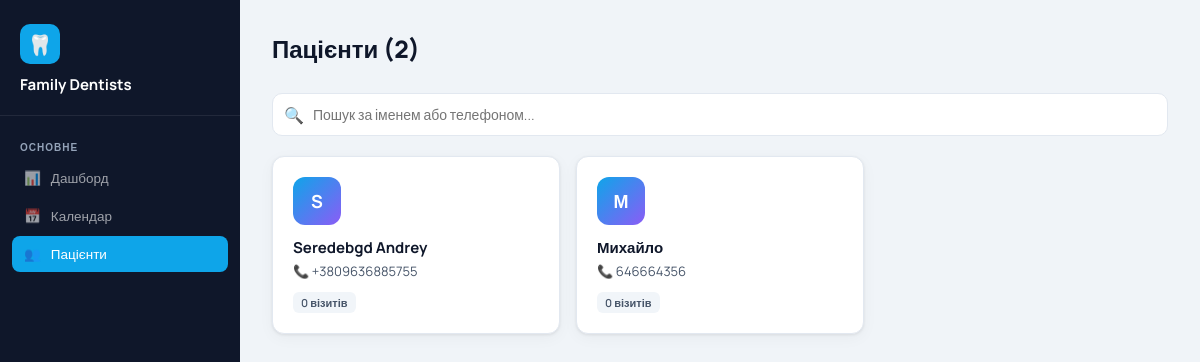
Screenshot of /patients (signed in) with the database file from the repository.
### tables this page shows
CREATE TABLE patients (
    id INTEGER PRIMARY KEY AUTOINCREMENT,
    telegram_id TEXT UNIQUE,
    full_name TEXT NOT NULL,
    phone TEXT,
    birthdate TEXT,
    notes TEXT,
    created_at TEXT DEFAULT (datetime('now', 'localtime'))
);

### web/app.py (the view)
@app.route("/patients")
@require_login
def patients():
    conn = get_db()
    patients = conn.execute("""
        SELECT p.*, COUNT(a.id) as visit_count,
               MAX(a.date) as last_visit
        FROM patients p
        LEFT JOIN appointments a ON p.id = a.patient_id AND a.status = 'done'
        GROUP BY p.id
        ORDER BY p.full_name
    """).fetchall()
    conn.close()
    return render_template("patients.html", patients=patients)

### web/app.py (called while the page is built)
def get_db():
    conn = sqlite3.connect(DB_PATH)
    conn.row_factory = sqlite3.Row
    return conn

def require_login(f):
    from functools import wraps
    @wraps(f)
    def decorated(*args, **kwargs):
        if not session.get("logged_in"):
            return redirect(url_for("login"))
        return f(*args, **kwargs)
    return decorated

### web/templates/patients.html (shortened to what this page needs)
<!DOCTYPE html>
<html lang="uk">
<head>
</head>
<body>
<aside class="sidebar">
  <div class="sidebar-logo">
    <div class="logo-icon">🦷</div>
    <div class="logo-name">Family Dentists</div>
  </div>
  <nav class="sidebar-nav">
    <div class="nav-section">Основне</div>
    <a href="/" class="nav-link"><span>📊</span> Дашборд</a>
    <a href="/calendar" class="nav-link"><span>📅</span> Календар</a>
    <a href="/patients" class="nav-link active"><span>👥</span> Пацієнти</a>
  </nav>
</aside>
<main class="main">
  <div class="topbar">
    <div class="page-title">Пацієнти ({{ patients|length }})</div>
  </div>
  <div class="search-bar">
    <span class="search-icon">🔍</span>
    <input type="text" class="search-input" id="search" placeholder="Пошук за іменем або телефоном..." oninput="filterPatients()">
  </div>
  <div class="patients-grid" id="grid">
    {% for p in patients %}
    <div class="patient-card" onclick="window.location='/patient/{{ p.id }}'">
      <div class="patient-avatar">{{ p.full_name[0] }}</div>
      <div class="patient-name">{{ p.full_name }}</div>
      <div class="patient-phone">{% if p.phone %}📞 {{ p.phone }}{% else %}Телефон не вказано{% endif %}</div>
      <div class="patient-meta">
        <span class="meta-badge">{{ p.visit_count }} візитів</span>
      </div>
    </div>
    {% endfor %}
  </div>
</main>
</body>
</html>

### web/templates/patients.html (style rules this page uses)
*, *::before, *::after { box-sizing: border-box; margin: 0; padding: 0; }
:root { --bg: #f0f4f8; --surface: #fff; --border: #e2e8f0; --accent: #0ea5e9; --text: #0f172a; --text2: #475569; --text3: #94a3b8; --shadow: 0 1px 3px rgba(0,0,0,.08), 0 4px 16px rgba(0,0,0,.04); }
body { font-family: 'Manrope', sans-serif; background: var(--bg); color: var(--text); }
.sidebar { position:fixed; top:0; left:0; width:240px; height:100vh; background:#0f172a; display:flex; flex-direction:column; }
.sidebar-logo { padding:24px 20px 20px; border-bottom:1px solid rgba(255,255,255,.08); }
.logo-icon { width:40px;height:40px;background:#0ea5e9;border-radius:10px;display:flex;align-items:center;justify-content:center;font-size:20px;margin-bottom:10px; }
.logo-name { font-size:15px;font-weight:700;color:#fff; }
.sidebar-nav { padding:16px 12px; flex:1; }
.nav-section { font-size:10px;font-weight:700;color:#94a3b8;letter-spacing:1px;text-transform:uppercase;padding:8px 8px 4px;margin-bottom:2px; }
.nav-link { display:flex;align-items:center;gap:10px;padding:9px 12px;border-radius:8px;color:rgba(255,255,255,.6);text-decoration:none;font-size:13.5px;font-weight:500;transition:all .15s;margin-bottom:2px; }
.nav-link:hover,.nav-link.active { background:rgba(255,255,255,.08);color:#fff; }
.nav-link.active { background:#0ea5e9; }
.main { margin-left:240px; padding:32px; }
.topbar { display:flex;justify-content:space-between;align-items:center;margin-bottom:28px; }
.page-title { font-size:24px;font-weight:800; }
.search-bar { position:relative;margin-bottom:20px; }
.search-input { width:100%;padding:11px 16px 11px 40px;border:1.5px solid var(--border);border-radius:10px;font-size:14px;font-family:'Manrope',sans-serif;outline:none;background:var(--surface);transition:border-color .15s; }
.search-icon { position:absolute;left:12px;top:50%;transform:translateY(-50%);color:var(--text3);font-size:16px; }
.patients-grid { display:grid;grid-template-columns:repeat(auto-fill,minmax(280px,1fr));gap:16px; }
.patient-card { background:var(--surface);border-radius:12px;padding:20px;box-shadow:var(--shadow);border:1px solid var(--border);transition:all .15s;cursor:pointer; }
.patient-avatar { width:48px;height:48px;border-radius:12px;background:linear-gradient(135deg,#0ea5e9,#8b5cf6);display:flex;align-items:center;justify-content:center;color:#fff;font-size:18px;font-weight:700;margin-bottom:12px; }
.patient-name { font-size:15px;font-weight:700;margin-bottom:4px; }
.patient-phone { font-size:13px;color:var(--text2); }
.patient-meta { display:flex;gap:8px;margin-top:12px; }
.meta-badge { font-size:11px;font-weight:600;padding:3px 8px;border-radius:6px;background:#f1f5f9;color:var(--text2); }

### rows the page displays
patients: full_name "S", full_name "Seredebgd Andrey", phone "+3809636885755", visit_count "0"
patients: full_name "М", full_name "Михайло", phone "646664356", visit_count "0"

### other values shown
{{ patients|length }} "2"
